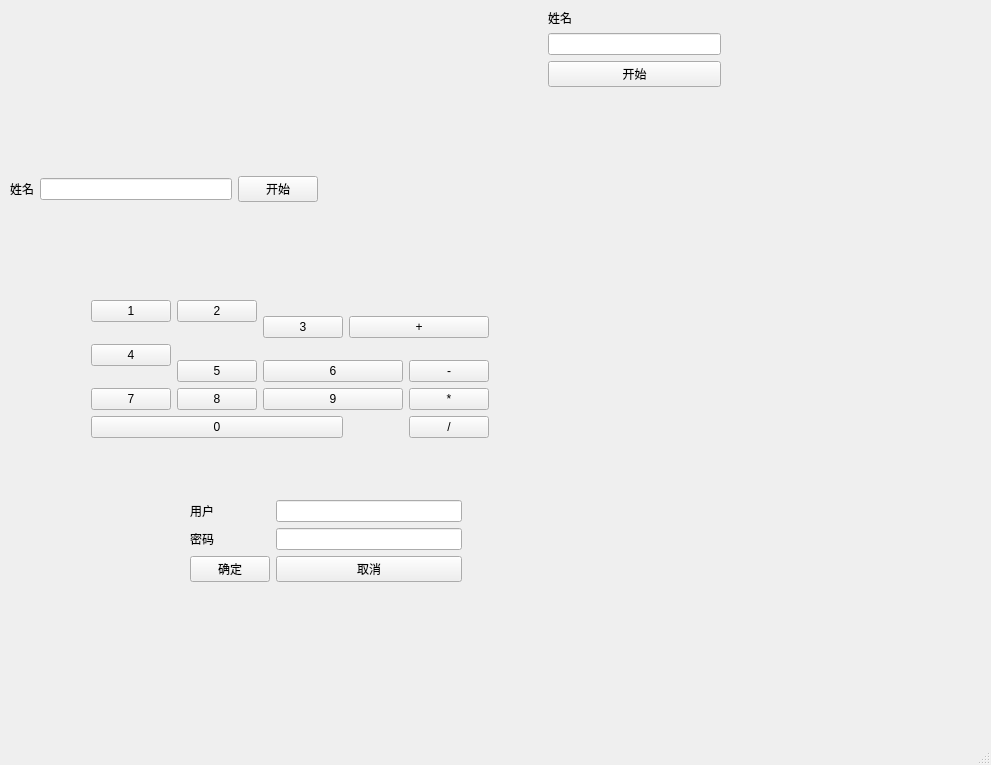
<?xml version="1.0" encoding="UTF-8"?>
<ui version="4.0">
 <class>MainWindow</class>
 <widget class="QMainWindow" name="MainWindow">
  <property name="geometry">
   <rect>
    <x>0</x>
    <y>0</y>
    <width>991</width>
    <height>765</height>
   </rect>
  </property>
  <property name="windowTitle">
   <string>MainWindow</string>
  </property>
  <widget class="QWidget" name="centralwidget">
   <widget class="QWidget" name="">
    <property name="geometry">
     <rect>
      <x>548</x>
      <y>9</y>
      <width>173</width>
      <height>78</height>
     </rect>
    </property>
    <layout class="QVBoxLayout" name="verticalLayout">
     <item>
      <widget class="QLabel" name="label_2">
       <property name="text">
        <string>姓名</string>
       </property>
      </widget>
     </item>
     <item>
      <widget class="QLineEdit" name="lineEdit_2"/>
     </item>
     <item>
      <widget class="QPushButton" name="pushButton_2">
       <property name="text">
        <string>开始</string>
       </property>
      </widget>
     </item>
    </layout>
   </widget>
   <widget class="QWidget" name="">
    <property name="geometry">
     <rect>
      <x>10</x>
      <y>174</y>
      <width>308</width>
      <height>30</height>
     </rect>
    </property>
    <layout class="QHBoxLayout" name="horizontalLayout">
     <item>
      <widget class="QLabel" name="label">
       <property name="text">
        <string>姓名</string>
       </property>
      </widget>
     </item>
     <item>
      <widget class="QLineEdit" name="lineEdit"/>
     </item>
     <item>
      <widget class="QPushButton" name="pushButton">
       <property name="text">
        <string>开始</string>
       </property>
      </widget>
     </item>
    </layout>
   </widget>
   <widget class="QWidget" name="">
    <property name="geometry">
     <rect>
      <x>91</x>
      <y>300</y>
      <width>398</width>
      <height>138</height>
     </rect>
    </property>
    <layout class="QGridLayout" name="gridLayout">
     <item row="0" column="0">
      <widget class="QPushButton" name="pushButton_3">
       <property name="text">
        <string>1</string>
       </property>
      </widget>
     </item>
     <item row="0" column="1">
      <widget class="QPushButton" name="pushButton_4">
       <property name="text">
        <string>2</string>
       </property>
      </widget>
     </item>
     <item row="0" column="2" rowspan="2">
      <widget class="QPushButton" name="pushButton_9">
       <property name="text">
        <string>3</string>
       </property>
      </widget>
     </item>
     <item row="0" column="3" rowspan="2" colspan="2">
      <widget class="QPushButton" name="pushButton_10">
       <property name="text">
        <string>+</string>
       </property>
      </widget>
     </item>
     <item row="1" column="0" rowspan="2">
      <widget class="QPushButton" name="pushButton_7">
       <property name="text">
        <string>4</string>
       </property>
      </widget>
     </item>
     <item row="2" column="1">
      <widget class="QPushButton" name="pushButton_6">
       <property name="text">
        <string>5</string>
       </property>
      </widget>
     </item>
     <item row="2" column="2" colspan="2">
      <widget class="QPushButton" name="pushButton_8">
       <property name="text">
        <string>6</string>
       </property>
      </widget>
     </item>
     <item row="2" column="4">
      <widget class="QPushButton" name="pushButton_12">
       <property name="text">
        <string>-</string>
       </property>
      </widget>
     </item>
     <item row="3" column="0">
      <widget class="QPushButton" name="pushButton_5">
       <property name="text">
        <string>7</string>
       </property>
      </widget>
     </item>
     <item row="3" column="1">
      <widget class="QPushButton" name="pushButton_13">
       <property name="text">
        <string>8</string>
       </property>
      </widget>
     </item>
     <item row="3" column="2" colspan="2">
      <widget class="QPushButton" name="pushButton_14">
       <property name="text">
        <string>9</string>
       </property>
      </widget>
     </item>
     <item row="3" column="4">
      <widget class="QPushButton" name="pushButton_11">
       <property name="text">
        <string>*</string>
       </property>
      </widget>
     </item>
     <item row="4" column="0" colspan="3">
      <widget class="QPushButton" name="pushButton_15">
       <property name="text">
        <string>0</string>
       </property>
      </widget>
     </item>
     <item row="4" column="4">
      <widget class="QPushButton" name="pushButton_16">
       <property name="text">
        <string>/</string>
       </property>
      </widget>
     </item>
    </layout>
   </widget>
   <widget class="QWidget" name="">
    <property name="geometry">
     <rect>
      <x>190</x>
      <y>500</y>
      <width>272</width>
      <height>84</height>
     </rect>
    </property>
    <layout class="QGridLayout" name="gridLayout_2">
     <item row="0" column="0">
      <widget class="QLabel" name="label_3">
       <property name="text">
        <string>用户</string>
       </property>
      </widget>
     </item>
     <item row="0" column="1">
      <widget class="QLineEdit" name="lineEdit_3"/>
     </item>
     <item row="1" column="0">
      <widget class="QLabel" name="label_4">
       <property name="text">
        <string>密码</string>
       </property>
      </widget>
     </item>
     <item row="1" column="1">
      <widget class="QLineEdit" name="lineEdit_4"/>
     </item>
     <item row="2" column="0">
      <widget class="QPushButton" name="pushButton_17">
       <property name="text">
        <string>确定</string>
       </property>
      </widget>
     </item>
     <item row="2" column="1">
      <widget class="QPushButton" name="pushButton_18">
       <property name="text">
        <string>取消</string>
       </property>
      </widget>
     </item>
    </layout>
   </widget>
  </widget>
  <widget class="QMenuBar" name="menubar">
   <property name="geometry">
    <rect>
     <x>0</x>
     <y>0</y>
     <width>991</width>
     <height>26</height>
    </rect>
   </property>
  </widget>
  <widget class="QStatusBar" name="statusbar"/>
 </widget>
 <resources/>
 <connections/>
</ui>
